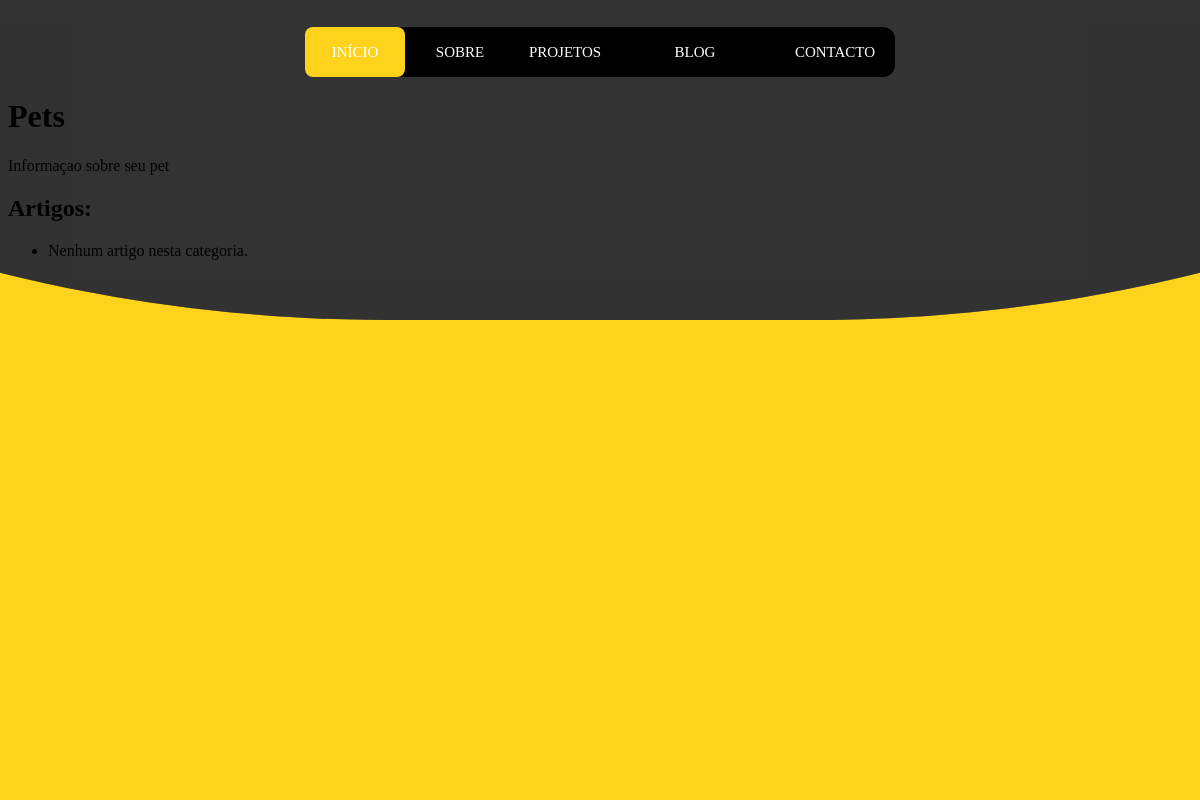
Page /categoria_blog/3/ on the earlier database version.
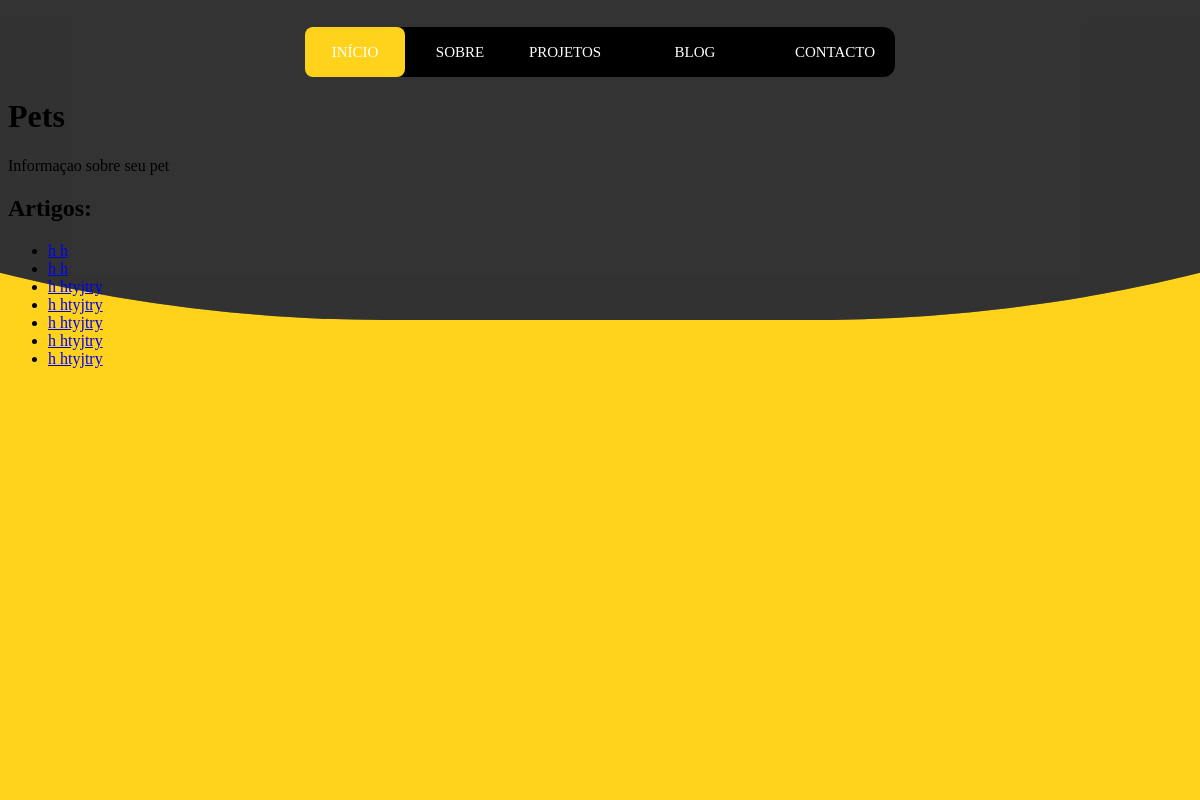
Same page on the later database version.
### portifolio/models.py (models this page shows, shortened)
class Artigo(models.Model):
    titulo = models.CharField(max_length=30)
    autor = models.ForeignKey(Autor, on_delete=models.CASCADE)
    categoria = models.ManyToManyField(Categoria, related_name="artigos")
    descricao = models.TextField(blank=False, null=False)
    data = models.DateTimeField(auto_now_add=True)
    destaque = models.BooleanField(default=False)
    imagem = models.ImageField(upload_to='artigos/', blank=True, null=True)
    visitas = models.PositiveIntegerField(default=0)

### portifolio/views.py (the view)
# urls.py: path('categoria_blog/<int:categoria_id>/', views.categoria_blog, name='categoria_blog'),
def categoria_blog(request, categoria_id):
    categoria = get_object_or_404(Categoria, id=categoria_id)
    artigos = categoria.artigos.all()
    context = {
        'categoria': categoria,
        'artigos': artigos
    }
    return render(request, 'portfolio/blog/categoria_blog.html', context)

### portifolio/templates/portfolio/blog/categoria_blog.html
{% extends 'portfolio/base/layout_base.html' %}
{% block main %}
    <h1>{{ categoria.nome }}</h1>
    <p>{{ categoria.descricao }}</p>
    <h2>Artigos:</h2>
    <ul>
        {% for artigo in artigos %}
            <li><a href="{% url 'portifolio:artigo_blog' artigo.id %}">{{ artigo.titulo }}</a></li>
        {% empty %}
            <li>Nenhum artigo nesta categoria.</li>
        {% endfor %}
    </ul>
{% endblock main %}

Differences in the rows shown:
added Artigo: titulo "h h"
added Artigo: titulo "h h"
added Artigo: titulo "h htyjtry"
added Artigo: titulo "h htyjtry"
added Artigo: titulo "h htyjtry"
added Artigo: titulo "h htyjtry"
added Artigo: titulo "h htyjtry"
Other differences:
text no longer shown: "Nenhum artigo nesta categoria."
